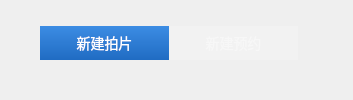
    <widget class="QWidget" name="NewPatientSelectWidget" native="true">
     <layout class="QVBoxLayout" name="verticalLayout_3">
      <property name="spacing">
       <number>0</number>
      </property>
      <property name="leftMargin">
       <number>0</number>
      </property>
      <property name="topMargin">
       <number>0</number>
      </property>
      <property name="rightMargin">
       <number>0</number>
      </property>
      <property name="bottomMargin">
       <number>0</number>
      </property>
      <item>
       <widget class="QWidget" name="horizontalWidget_2" native="true">
        <property name="minimumSize">
         <size>
          <width>0</width>
          <height>46</height>
         </size>
        </property>
        <property name="maximumSize">
         <size>
          <width>16777215</width>
          <height>46</height>
         </size>
        </property>
        <layout class="QHBoxLayout" name="horizontalLayout_35">
         <property name="spacing">
          <number>0</number>
         </property>
         <property name="leftMargin">
          <number>0</number>
         </property>
         <property name="topMargin">
          <number>0</number>
         </property>
         <property name="rightMargin">
          <number>15</number>
         </property>
         <property name="bottomMargin">
          <number>0</number>
         </property>
         <item>
          <spacer name="horizontalSpacer_105">
           <property name="orientation">
            <enum>Qt::Horizontal</enum>
           </property>
           <property name="sizeHint" stdset="0">
            <size>
             <width>40</width>
             <height>20</height>
            </size>
           </property>
          </spacer>
         </item>
         <item>
          <widget class="QWidget" name="ButtonWidget" native="true">
           <property name="minimumSize">
            <size>
             <width>50</width>
             <height>34</height>
            </size>
           </property>
           <property name="maximumSize">
            <size>
             <width>16777215</width>
             <height>34</height>
            </size>
           </property>
           <property name="styleSheet">
            <string notr="true">background-color:rgba(255,255,255,0.1);
border:none;
border-radius:0px;</string>
           </property>
           <layout class="QHBoxLayout" name="horizontalLayout_2">
            <property name="spacing">
             <number>0</number>
            </property>
            <property name="leftMargin">
             <number>0</number>
            </property>
            <property name="topMargin">
             <number>0</number>
            </property>
            <property name="rightMargin">
             <number>0</number>
            </property>
            <property name="bottomMargin">
             <number>0</number>
            </property>
            <item>
             <widget class="QPushButton" name="ToScanButton">
              <property name="minimumSize">
               <size>
                <width>129</width>
                <height>34</height>
               </size>
              </property>
              <property name="maximumSize">
               <size>
                <width>129</width>
                <height>34</height>
               </size>
              </property>
              <property name="styleSheet">
               <string notr="true">QPushButton
{
text-align:center;
background-color:rgba(255,255,255,0.1);
color:rgba(255,255,255,0.4);
font: normal 14px  Microsoft YaHei;
border:none;
border-radius:0px;
}
QPushButton:checked
{
color:#FFFFFF;
background-color:qlineargradient(x1: 0, y1: 0, x2: 0, y2: 1,stop: 0 #3C8CE3,stop: 1.0 #206CC3);
}
QPushButton:hover
{
color:#FFFFFF;
}</string>
              </property>
              <property name="text">
               <string>新建拍片</string>
              </property>
              <property name="checkable">
               <bool>true</bool>
              </property>
              <property name="checked">
               <bool>true</bool>
              </property>
              <property name="autoRepeat">
               <bool>true</bool>
              </property>
              <property name="autoExclusive">
               <bool>true</bool>
              </property>
             </widget>
            </item>
            <item>
             <widget class="QPushButton" name="ToOrderButtton">
              <property name="minimumSize">
               <size>
                <width>129</width>
                <height>34</height>
               </size>
              </property>
              <property name="maximumSize">
               <size>
                <width>129</width>
                <height>34</height>
               </size>
              </property>
              <property name="styleSheet">
               <string notr="true">QPushButton
{
text-align:center;
background-color:rgba(255,255,255,0.1);
color:rgba(255,255,255,0.4);
font: normal 14px  Microsoft YaHei;
border:none;
border-radius:0px;
}
QPushButton:checked
{
color:#FFFFFF;
background-color:qlineargradient(x1: 0, y1: 0, x2: 0, y2: 1,stop: 0 #3C8CE3,stop: 1.0 #206CC3);
}
QPushButton:hover
{
color:#FFFFFF;
}</string>
              </property>
              <property name="text">
               <string>新建预约</string>
              </property>
              <property name="checkable">
               <bool>true</bool>
              </property>
              <property name="checked">
               <bool>false</bool>
              </property>
              <property name="autoRepeat">
               <bool>true</bool>
              </property>
              <property name="autoExclusive">
               <bool>true</bool>
              </property>
             </widget>
            </item>
           </layout>
          </widget>
         </item>
         <item>
          <spacer name="horizontalSpacer_106">
           <property name="orientation">
            <enum>Qt::Horizontal</enum>
           </property>
           <property name="sizeHint" stdset="0">
            <size>
             <width>40</width>
             <height>20</height>
            </size>
           </property>
          </spacer>
         </item>
        </layout>
       </widget>
      </item>
      <item>
       <spacer name="verticalSpacer_23">
        <property name="orientation">
         <enum>Qt::Vertical</enum>
        </property>
        <property name="sizeType">
         <enum>QSizePolicy::Fixed</enum>
        </property>
        <property name="sizeHint" stdset="0">
         <size>
          <width>20</width>
          <height>14</height>
         </size>
        </property>
       </spacer>
      </item>
     </layout>
    </widget>
